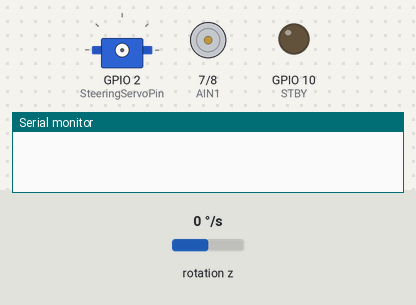
Bench run of a sketch on a simulated ESP32-S3. Parts: servo, motor-driver pin pairs drawn as motors (green arrow = first pin HIGH = forward, orange = second pin HIGH = backward, longer = more drive, scaled by the enable pin, stopped while the standby pin is LOW), output pins drawn as LEDs (lit = HIGH), the last lines printed to the serial monitor. Wiring (inferred from the names in the program): MPU-6050 motion sensor at I2C address 0x68. Inputs (shaded band) come from the test bench; at power-on: rotation z 0 °/s.

Above: at 0.0 s.
At 5.5 s:
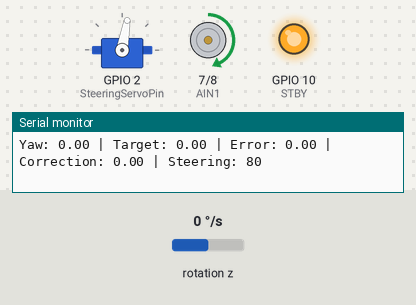
5.6 s: rotation z set to 192 °/s
At 5.77 s:
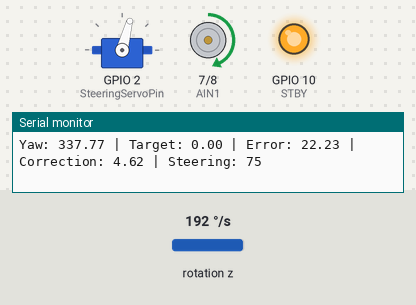
8.6 s: rotation z set to -184 °/s
11.6 s: rotation z set to 100 °/s
14.6 s: rotation z set to -100 °/s
Timing chart, 0 to 18.6 s (numbered marks = the images above; inputs shaded):
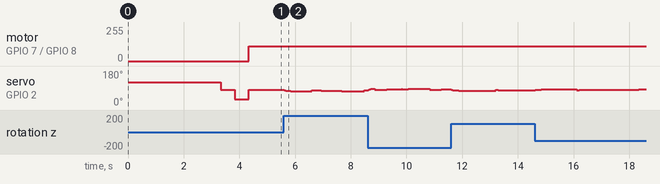

The sketch:

move_straight_on_gyro.ino
```cpp
#include <Wire.h>
#include <ESP32Servo.h>

// ----- MPU6050 Gyro -----
#define MPU6050_ADDR 0x68
#define GYRO_CONFIG 0x1B
#define PWR_MGMT_1 0x6B
#define GYRO_ZOUT_H 0x47
#define GYRO_SCALE 131.0  // Sensitivity factor for ±250°/s

// ----- PID Control (Improved for Fine Correction) -----
float kp = 0.014;  // Increase for stronger small error response
float ki = 0.0; // Increased to counter small steady-state errors
float kd = 0.024;  // Slightly reduced to avoid over-damping

float pid_error = 0, last_pid_error = 0, pid_integral = 0;
unsigned long prev_time;

// ----- Gyro Variables -----
float yaw = 0;
float gyro_z_offset = 0;
const float yaw_deadband = 0.5; // Small deadband to reduce noise impact

// ----- Steering Servo -----
#define SteeringServoPin 2
Servo steeringServo;
#define STEERING_CENTER 80  // Neutral position
#define STEERING_LEFT 120   // Max left
#define STEERING_RIGHT 30   // Max right

// ----- Motor Drive -----
#define PWMA 11
#define AIN1 7
#define AIN2 8
#define STBY 10
#define PWM_CHANNEL 1
#define PWM_FREQ 1000
#define PWM_RESOLUTION 8

void motor_driver_setup() {
  pinMode(AIN1, OUTPUT);
  pinMode(AIN2, OUTPUT);
  pinMode(STBY, OUTPUT);
  digitalWrite(STBY, HIGH);
  ledcSetup(PWM_CHANNEL, PWM_FREQ, PWM_RESOLUTION);
  ledcAttachPin(PWMA, PWM_CHANNEL);
}

// Function to write to MPU6050 register
void writeMPU6050(byte reg, byte value) {
  Wire.beginTransmission(MPU6050_ADDR);
  Wire.write(reg);
  Wire.write(value);
  Wire.endTransmission();
}

// Function to read raw gyro Z-axis data with filtering
float readGyroZ() {
  Wire.beginTransmission(MPU6050_ADDR);
  Wire.write(GYRO_ZOUT_H);
  Wire.endTransmission(false);
  Wire.requestFrom((uint8_t)MPU6050_ADDR, (uint8_t)2, (bool)true); // Corrected function signature

  if (Wire.available() < 2) return 0;
  int16_t rawZ = Wire.read() << 8 | Wire.read();

  static float filtered_gz = 0;
  filtered_gz = (0.9 * filtered_gz) + (0.1 * (rawZ / GYRO_SCALE)); // Moving average filter

  return filtered_gz - gyro_z_offset;
}

// MPU6050 initialization
void setupMPU6050() {
  writeMPU6050(PWR_MGMT_1, 0x00);
  delay(100);
  writeMPU6050(GYRO_CONFIG, 0x00);
}

// MPU6050 calibration to find offsets
void calibrateMPU6050() {
  int numSamples = 500;
  float sumZ = 0;

  Serial.print("Calibrating MPU6050...");
  for (int i = 0; i < numSamples; i++) {
    sumZ += readGyroZ();
    delay(3);
  }

  gyro_z_offset = sumZ / numSamples;
  Serial.println(" Done!");
}

void move_motor(int speed) {
  if (speed >= 0) {
    digitalWrite(AIN1, HIGH);
    digitalWrite(AIN2, LOW);
  } else {
    digitalWrite(AIN1, LOW);
    digitalWrite(AIN2, HIGH);
    speed = abs(speed);
  }
  ledcWrite(PWM_CHANNEL, speed);
}

void stop_motor() {
  digitalWrite(AIN1, LOW);
  digitalWrite(AIN2, LOW);
  ledcWrite(PWM_CHANNEL, 0);
}

float calculateYawError(float targetYaw, float currentYaw) {
  float error = targetYaw - currentYaw;

  if (error > 180) error -= 360;
  if (error < -180) error += 360;

  return (abs(error) < yaw_deadband) ? 0 : error; // Apply deadband to avoid small jitters
}

void update_steering(float targetYaw) {
  float gz = readGyroZ();

  unsigned long current_time = millis();
  float dt = (current_time - prev_time) / 1000.0;
  prev_time = current_time;

  if (dt > 0.1) dt = 0.1;

  yaw -= gz * dt;

  if (yaw >= 360) yaw -= 360;
  if (yaw < 0) yaw += 360;

  pid_error = calculateYawError(targetYaw, yaw);
  pid_integral += pid_error * dt;
  float pid_derivative = (pid_error - last_pid_error) / dt;
  last_pid_error = pid_error;

  float correction = (kp * pid_error) + (ki * pid_integral) + (kd * pid_derivative);

  int steering_angle = STEERING_CENTER - (correction);
  steering_angle = constrain(steering_angle, STEERING_RIGHT, STEERING_LEFT);

  steeringServo.write(steering_angle);

  Serial.print("Yaw: ");
  Serial.print(yaw);
  Serial.print(" | Target: ");
  Serial.print(targetYaw);
  Serial.print(" | Error: ");
  Serial.print(pid_error);
  Serial.print(" | Correction: ");
  Serial.print(correction);
  Serial.print(" | Steering: ");
  Serial.println(steering_angle);
}

void setup() {
  Wire.begin();
  Serial.begin(115200);

  delay(1000);
  setupMPU6050();
  calibrateMPU6050();

  prev_time = millis();

  motor_driver_setup();
  steeringServo.attach(SteeringServoPin);
  steeringServo.write(STEERING_LEFT);
  delay(500);
  steeringServo.write(STEERING_CENTER);
  delay(500);
  steeringServo.write(STEERING_RIGHT);
  delay(500);
  steeringServo.write(STEERING_CENTER);
}

void loop() {
  float targetYaw = 0.0;

  move_motor(110);
  update_steering(targetYaw);
}
```

Measured:
- after the input at 5.6 s, servo on GPIO 2 (SteeringServoPin): ramps from 77° to 72° and jumps back, once every 1.9 s
